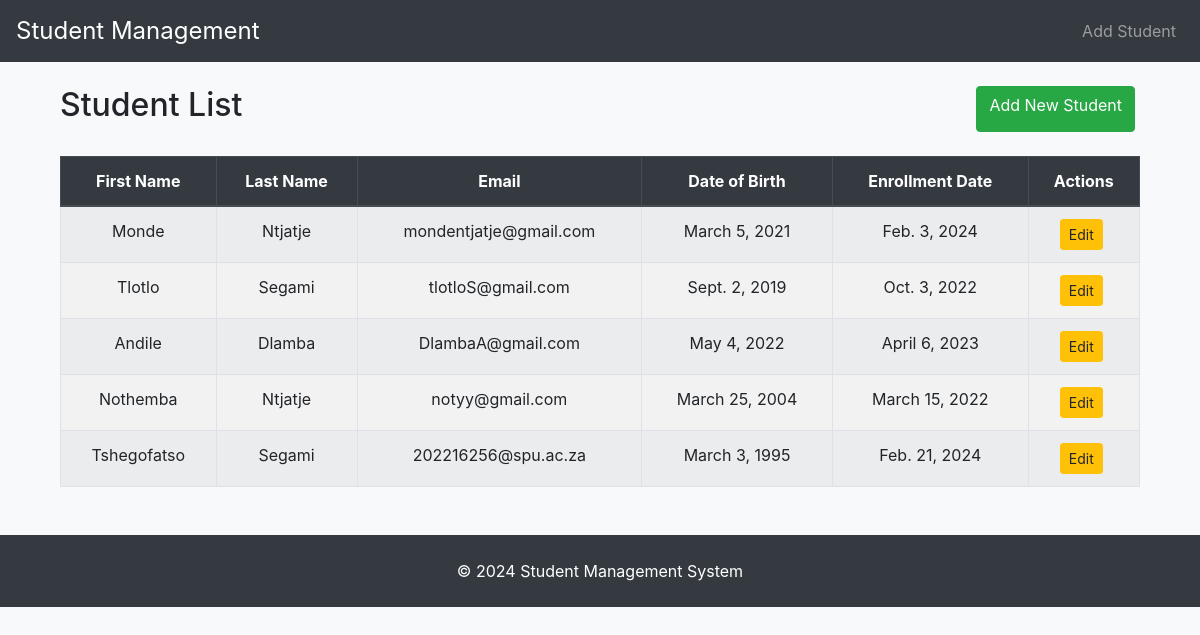
The page / on the database its author committed.
### student_details/models.py (models this page shows, shortened)
class Student(models.Model):
    first_name = models.CharField(max_length=100)
    last_name = models.CharField(max_length=100)
    email = models.EmailField()
    date_of_birth = models.DateField()
    enrollment_date = models.DateField()

### student_details/views.py (the view)
# urls.py: path('', views.student_list, name='student_list'),
def student_list(request):
    students = Student.objects.all()
    return render(request, 'student_list.html', {'students': students})

### student_details/templates/student_list.html
{% extends 'base.html' %}
{% block content %}
    <div class="container mt-4">
        <div class="d-flex justify-content-between mb-4">
            <h2>Student List</h2>
            <a href="{% url 'student_create' %}" class="btn btn-success">Add New Student</a>
        </div>
        <table class="table table-striped table-bordered table-hover">
            <thead class="thead-dark">
                <tr>
                    <th>First Name</th>
                    <th>Last Name</th>
                    <th>Email</th>
                    <th>Date of Birth</th>
                    <th>Enrollment Date</th>
                    <th>Actions</th>
                </tr>
            </thead>
            <tbody>
                {% for student in students %}
                    <tr>
                        <td>{{ student.first_name }}</td>
                        <td>{{ student.last_name }}</td>
                        <td>{{ student.email }}</td>
                        <td>{{ student.date_of_birth }}</td>
                        <td>{{ student.enrollment_date }}</td>
                        <td>
                            <a href="{% url 'student_edit' student.pk %}" class="btn btn-warning btn-sm">Edit</a>
                        </td>
                    </tr>
                {% empty %}
                    <tr>
                        <td colspan="6" class="text-center">No students found.</td>
                    </tr>
                {% endfor %}
            </tbody>
        </table>
    </div>
{% endblock %}

### student_details/templates/base.html (shortened to what this page needs)
{% load static %}
<!DOCTYPE html>
<html lang="en">
<head>
    <link rel="stylesheet" href="https://stackpath.bootstrapcdn.com/bootstrap/4.5.2/css/bootstrap.min.css">
    <link rel="stylesheet" href="{% static 'css/styles.css' %}">
</head>
<body>
    <nav class="navbar navbar-expand-lg navbar-dark bg-dark">
        <a class="navbar-brand" href="#">Student Management</a>
        <div class="collapse navbar-collapse" id="navbarNav">
            <ul class="navbar-nav ml-auto">
                <li class="nav-item">
                    <a class="nav-link" href="{% url 'student_create' %}">Add Student</a>
                </li>
            </ul>
        </div>
    </nav>
    <div class="container mt-4">
        {% block content %}
        {% endblock %}
    </div>
    <footer class="bg-dark text-white mt-5 p-4 text-center">
        &copy; 2024 Student Management System
    </footer>
</body>
</html>

### student_details/static/css/styles.css (style rules this page uses)
body { background-color: #f8f9fa; }
.table th { background-color: #007bff; color: white; }
.table td, .table th { text-align: center; }
.table thead th { background-color: #343a40; color: #ffffff; }
.table tbody tr:nth-child(even) { background-color: #f2f2f2; }
.navbar-brand { font-size: 1.5rem; }
.btn { margin-right: 5px; }

### rows shown on the page
Student: first_name "Monde", last_name "Ntjatje", email "mondentjatje@gmail.com", date_of_birth "March 5, 2021", enrollment_date "Feb. 3, 2024"
Student: first_name "Tlotlo", last_name "Segami", email "tlotloS@gmail.com", date_of_birth "Sept. 2, 2019", enrollment_date "Oct. 3, 2022"
Student: first_name "Andile", last_name "Dlamba", email "DlambaA@gmail.com", date_of_birth "May 4, 2022", enrollment_date "April 6, 2023"
Student: first_name "Nothemba", last_name "Ntjatje", email "notyy@gmail.com", date_of_birth "March 25, 2004", enrollment_date "March 15, 2022"
Student: first_name "Tshegofatso", last_name "Segami", email "202216256@spu.ac.za", date_of_birth "March 3, 1995", enrollment_date "Feb. 21, 2024"
